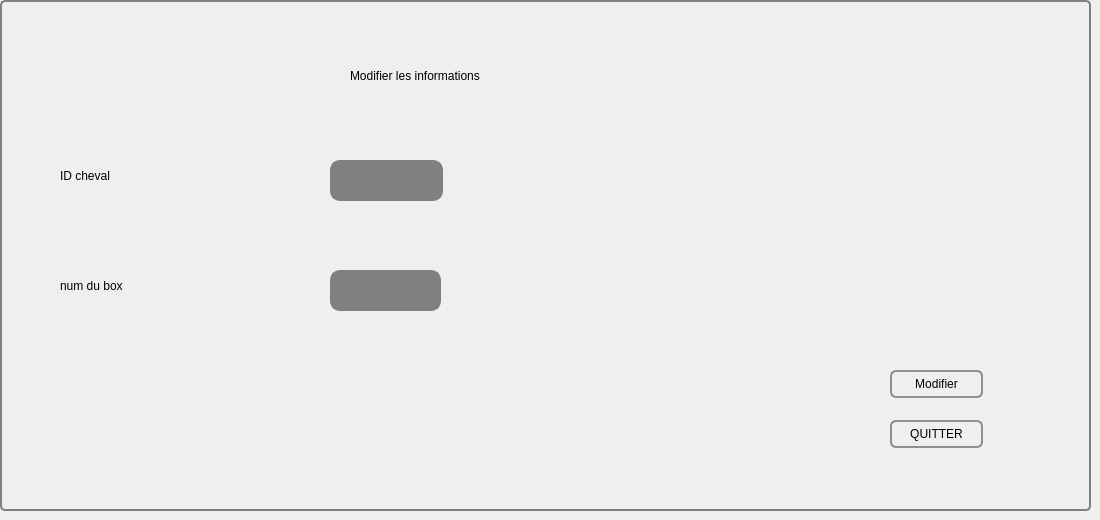
        <widget class="QWidget" name="tab_7">
         <attribute name="title">
          <string>Modifier </string>
         </attribute>
         <widget class="QGroupBox" name="tableView">
          <property name="geometry">
           <rect>
            <x>0</x>
            <y>0</y>
            <width>1091</width>
            <height>511</height>
           </rect>
          </property>
          <property name="styleSheet">
           <string notr="true">QGroupBox {
    background-color: qlineargradient(x1: 0, y1: 0, x2: 0, y2: 1,
                                      stop: 0 #E0E0E0, stop: 1 #FFFFFF);
    border: 2px solid gray;
    border-radius: 5px;
    margin-top: 1ex; /* leave space at the top for the title */
}

QGroupBox::title {
    subcontrol-origin: margin;
    subcontrol-position: top center; /* position at the top center */
    padding: 0 3px;
    background-color: qlineargradient(x1: 0, y1: 0, x2: 0, y2: 1,
                                      stop: 0 #FF0ECE, stop: 1 #FFFFFF);
}
</string>
          </property>
          <property name="title">
           <string/>
          </property>
          <widget class="QLabel" name="label_17">
           <property name="geometry">
            <rect>
             <x>60</x>
             <y>150</y>
             <width>201</width>
             <height>51</height>
            </rect>
           </property>
           <property name="styleSheet">
            <string notr="true">font: 25 28pt &quot;Footlight MT Light&quot;;
</string>
           </property>
           <property name="text">
            <string>ID cheval</string>
           </property>
          </widget>
          <widget class="QLabel" name="label_24">
           <property name="geometry">
            <rect>
             <x>60</x>
             <y>240</y>
             <width>241</width>
             <height>91</height>
            </rect>
           </property>
           <property name="styleSheet">
            <string notr="true">font: 25 28pt &quot;Footlight MT Light&quot;;</string>
           </property>
           <property name="text">
            <string>num du box</string>
           </property>
          </widget>
          <widget class="QPushButton" name="modifier_cheval">
           <property name="geometry">
            <rect>
             <x>890</x>
             <y>370</y>
             <width>93</width>
             <height>28</height>
            </rect>
           </property>
           <property name="styleSheet">
            <string notr="true">QPushButton {
    border: 2px solid #8f8f91;
    border-radius: 6px;
    background-color: qlineargradient(x1: 0, y1: 0, x2: 0, y2: 1,
                                      stop: 0 #f6f7fa, stop: 1 #dadbde);
    min-width: 80px;
}

QPushButton:pressed {
    background-color: qlineargradient(x1: 0, y1: 0, x2: 0, y2: 1,
                                      stop: 0 #dadbde, stop: 1 #f6f7fa);
}

QPushButton:flat {
    border: none; /* no border for a flat push button */
}

QPushButton:default {
    border-color: navy; /* make the default button prominent */
}</string>
           </property>
           <property name="text">
            <string>Modifier</string>
           </property>
           <property name="icon">
            <iconset resource="imagee.qrc">
             <normaloff>:/modifier.png</normaloff>:/modifier.png</iconset>
           </property>
          </widget>
          <widget class="QLineEdit" name="numbox_2">
           <property name="geometry">
            <rect>
             <x>330</x>
             <y>270</y>
             <width>111</width>
             <height>41</height>
            </rect>
           </property>
           <property name="styleSheet">
            <string notr="true">QLineEdit {
    border: 2px solid gray;
    border-radius: 10px;
    padding: 0 8px;
    background: grey;
    selection-background-color: darkgray;
}
</string>
           </property>
          </widget>
          <widget class="QPushButton" name="QUITTER_3">
           <property name="geometry">
            <rect>
             <x>890</x>
             <y>420</y>
             <width>93</width>
             <height>28</height>
            </rect>
           </property>
           <property name="styleSheet">
            <string notr="true">QPushButton {
    border: 2px solid #8f8f91;
    border-radius: 6px;
    background-color: qlineargradient(x1: 0, y1: 0, x2: 0, y2: 1,
                                      stop: 0 #f6f7fa, stop: 1 #dadbde);
    min-width: 80px;
}

QPushButton:pressed {
    background-color: qlineargradient(x1: 0, y1: 0, x2: 0, y2: 1,
                                      stop: 0 #dadbde, stop: 1 #f6f7fa);
}

QPushButton:flat {
    border: none; /* no border for a flat push button */
}

QPushButton:default {
    border-color: navy; /* make the default button prominent */
}</string>
           </property>
           <property name="text">
            <string>QUITTER</string>
           </property>
           <property name="icon">
            <iconset resource="imagee.qrc">
             <normaloff>:/quitter.png</normaloff>:/quitter.png</iconset>
           </property>
          </widget>
          <widget class="QLabel" name="label_35">
           <property name="geometry">
            <rect>
             <x>350</x>
             <y>60</y>
             <width>471</width>
             <height>31</height>
            </rect>
           </property>
           <property name="styleSheet">
            <string notr="true">font: 25 18pt &quot;Footlight MT Light&quot;;</string>
           </property>
           <property name="text">
            <string>Modifier les informations </string>
           </property>
          </widget>
          <widget class="QLabel" name="label_42">
           <property name="geometry">
            <rect>
             <x>940</x>
             <y>20</y>
             <width>101</width>
             <height>71</height>
            </rect>
           </property>
           <property name="styleSheet">
            <string notr="true">image: url(:/modifier.png);</string>
           </property>
           <property name="text">
            <string/>
           </property>
          </widget>
          <widget class="QLineEdit" name="lineEdit_IDCheval">
           <property name="geometry">
            <rect>
             <x>330</x>
             <y>160</y>
             <width>113</width>
             <height>41</height>
            </rect>
           </property>
           <property name="styleSheet">
            <string notr="true">QLineEdit {
    border: 2px solid gray;
    border-radius: 10px;
    padding: 0 8px;
    background: grey;
    selection-background-color: darkgray;
}
</string>
           </property>
          </widget>
         </widget>
        </widget>
